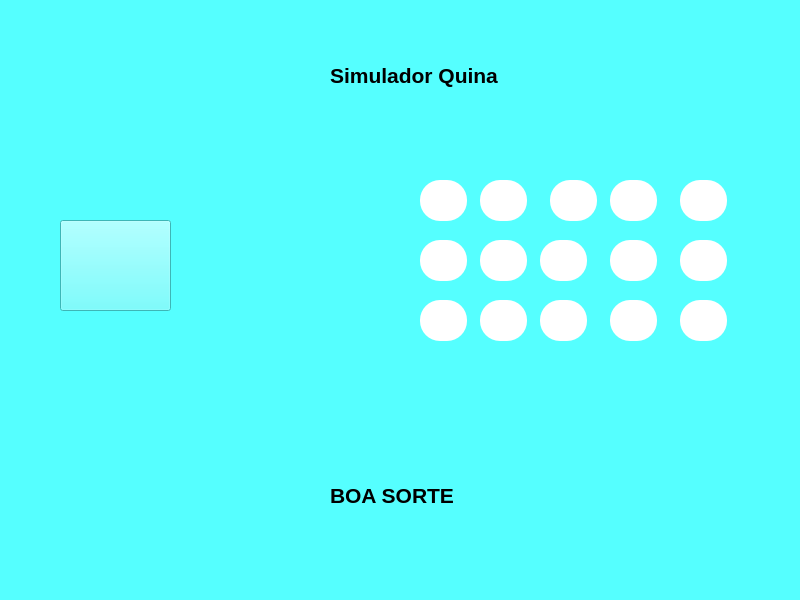
<?xml version="1.0" encoding="UTF-8"?>
<ui version="4.0">
 <class>MainWindow</class>
 <widget class="QMainWindow" name="MainWindow">
  <property name="geometry">
   <rect>
    <x>0</x>
    <y>0</y>
    <width>800</width>
    <height>600</height>
   </rect>
  </property>
  <property name="minimumSize">
   <size>
    <width>101</width>
    <height>101</height>
   </size>
  </property>
  <property name="windowTitle">
   <string>MainWindow</string>
  </property>
  <property name="styleSheet">
   <string notr="true">background-color: rgb(85, 255, 255);</string>
  </property>
  <widget class="QWidget" name="centralwidget">
   <widget class="QPushButton" name="pushButton">
    <property name="geometry">
     <rect>
      <x>60</x>
      <y>220</y>
      <width>111</width>
      <height>91</height>
     </rect>
    </property>
    <property name="text">
     <string/>
    </property>
    <property name="icon">
     <iconset>
      <normaloff>transferir.png</normaloff>transferir.png</iconset>
    </property>
    <property name="iconSize">
     <size>
      <width>70</width>
      <height>70</height>
     </size>
    </property>
   </widget>
   <widget class="QLabel" name="label">
    <property name="geometry">
     <rect>
      <x>420</x>
      <y>180</y>
      <width>47</width>
      <height>41</height>
     </rect>
    </property>
    <property name="font">
     <font>
      <pointsize>14</pointsize>
      <weight>75</weight>
      <bold>true</bold>
     </font>
    </property>
    <property name="styleSheet">
     <string notr="true">background-color: rgb(255, 255, 255);
border-radius:20%;</string>
    </property>
    <property name="text">
     <string/>
    </property>
    <property name="alignment">
     <set>Qt::AlignCenter</set>
    </property>
   </widget>
   <widget class="QLabel" name="label_2">
    <property name="geometry">
     <rect>
      <x>480</x>
      <y>180</y>
      <width>47</width>
      <height>41</height>
     </rect>
    </property>
    <property name="font">
     <font>
      <pointsize>14</pointsize>
      <weight>75</weight>
      <bold>true</bold>
     </font>
    </property>
    <property name="styleSheet">
     <string notr="true">background-color: rgb(255, 255, 255);
border-radius:20%;</string>
    </property>
    <property name="text">
     <string/>
    </property>
    <property name="alignment">
     <set>Qt::AlignCenter</set>
    </property>
   </widget>
   <widget class="QLabel" name="label_3">
    <property name="geometry">
     <rect>
      <x>550</x>
      <y>180</y>
      <width>47</width>
      <height>41</height>
     </rect>
    </property>
    <property name="font">
     <font>
      <pointsize>14</pointsize>
      <weight>75</weight>
      <bold>true</bold>
     </font>
    </property>
    <property name="styleSheet">
     <string notr="true">background-color: rgb(255, 255, 255);
border-radius:20%;</string>
    </property>
    <property name="text">
     <string/>
    </property>
    <property name="alignment">
     <set>Qt::AlignCenter</set>
    </property>
   </widget>
   <widget class="QLabel" name="label_4">
    <property name="geometry">
     <rect>
      <x>610</x>
      <y>180</y>
      <width>47</width>
      <height>41</height>
     </rect>
    </property>
    <property name="font">
     <font>
      <pointsize>14</pointsize>
      <weight>75</weight>
      <bold>true</bold>
     </font>
    </property>
    <property name="styleSheet">
     <string notr="true">background-color: rgb(255, 255, 255);
border-radius:20%;</string>
    </property>
    <property name="text">
     <string/>
    </property>
    <property name="alignment">
     <set>Qt::AlignCenter</set>
    </property>
   </widget>
   <widget class="QLabel" name="label_5">
    <property name="geometry">
     <rect>
      <x>420</x>
      <y>240</y>
      <width>47</width>
      <height>41</height>
     </rect>
    </property>
    <property name="font">
     <font>
      <pointsize>14</pointsize>
      <weight>75</weight>
      <bold>true</bold>
     </font>
    </property>
    <property name="styleSheet">
     <string notr="true">background-color: rgb(255, 255, 255);
border-radius:20%;</string>
    </property>
    <property name="text">
     <string/>
    </property>
    <property name="alignment">
     <set>Qt::AlignCenter</set>
    </property>
   </widget>
   <widget class="QLabel" name="label_6">
    <property name="geometry">
     <rect>
      <x>480</x>
      <y>240</y>
      <width>47</width>
      <height>41</height>
     </rect>
    </property>
    <property name="font">
     <font>
      <pointsize>14</pointsize>
      <weight>75</weight>
      <bold>true</bold>
     </font>
    </property>
    <property name="styleSheet">
     <string notr="true">background-color: rgb(255, 255, 255);
border-radius:20%;</string>
    </property>
    <property name="text">
     <string/>
    </property>
    <property name="alignment">
     <set>Qt::AlignCenter</set>
    </property>
   </widget>
   <widget class="QLabel" name="label_7">
    <property name="geometry">
     <rect>
      <x>540</x>
      <y>240</y>
      <width>47</width>
      <height>41</height>
     </rect>
    </property>
    <property name="font">
     <font>
      <pointsize>14</pointsize>
      <weight>75</weight>
      <bold>true</bold>
     </font>
    </property>
    <property name="styleSheet">
     <string notr="true">background-color: rgb(255, 255, 255);
border-radius:20%;</string>
    </property>
    <property name="text">
     <string/>
    </property>
    <property name="alignment">
     <set>Qt::AlignCenter</set>
    </property>
   </widget>
   <widget class="QLabel" name="label_8">
    <property name="geometry">
     <rect>
      <x>610</x>
      <y>240</y>
      <width>47</width>
      <height>41</height>
     </rect>
    </property>
    <property name="font">
     <font>
      <pointsize>14</pointsize>
      <weight>75</weight>
      <bold>true</bold>
     </font>
    </property>
    <property name="styleSheet">
     <string notr="true">background-color: rgb(255, 255, 255);
border-radius:20%;</string>
    </property>
    <property name="text">
     <string/>
    </property>
    <property name="alignment">
     <set>Qt::AlignCenter</set>
    </property>
   </widget>
   <widget class="QLabel" name="label_9">
    <property name="geometry">
     <rect>
      <x>420</x>
      <y>300</y>
      <width>47</width>
      <height>41</height>
     </rect>
    </property>
    <property name="font">
     <font>
      <pointsize>14</pointsize>
      <weight>75</weight>
      <bold>true</bold>
     </font>
    </property>
    <property name="styleSheet">
     <string notr="true">background-color: rgb(255, 255, 255);
border-radius:20%;</string>
    </property>
    <property name="text">
     <string/>
    </property>
    <property name="alignment">
     <set>Qt::AlignCenter</set>
    </property>
   </widget>
   <widget class="QLabel" name="label_10">
    <property name="geometry">
     <rect>
      <x>480</x>
      <y>300</y>
      <width>47</width>
      <height>41</height>
     </rect>
    </property>
    <property name="font">
     <font>
      <pointsize>14</pointsize>
      <weight>75</weight>
      <bold>true</bold>
     </font>
    </property>
    <property name="styleSheet">
     <string notr="true">background-color: rgb(255, 255, 255);
border-radius:20%;</string>
    </property>
    <property name="text">
     <string/>
    </property>
    <property name="alignment">
     <set>Qt::AlignCenter</set>
    </property>
   </widget>
   <widget class="QLabel" name="label_11">
    <property name="geometry">
     <rect>
      <x>540</x>
      <y>300</y>
      <width>47</width>
      <height>41</height>
     </rect>
    </property>
    <property name="font">
     <font>
      <pointsize>14</pointsize>
      <weight>75</weight>
      <bold>true</bold>
     </font>
    </property>
    <property name="styleSheet">
     <string notr="true">background-color: rgb(255, 255, 255);
border-radius:20%;</string>
    </property>
    <property name="text">
     <string/>
    </property>
    <property name="alignment">
     <set>Qt::AlignCenter</set>
    </property>
   </widget>
   <widget class="QLabel" name="label_12">
    <property name="geometry">
     <rect>
      <x>610</x>
      <y>300</y>
      <width>47</width>
      <height>41</height>
     </rect>
    </property>
    <property name="font">
     <font>
      <pointsize>14</pointsize>
      <weight>75</weight>
      <bold>true</bold>
     </font>
    </property>
    <property name="styleSheet">
     <string notr="true">background-color: rgb(255, 255, 255);
border-radius:20%;</string>
    </property>
    <property name="text">
     <string/>
    </property>
    <property name="alignment">
     <set>Qt::AlignCenter</set>
    </property>
   </widget>
   <widget class="QLabel" name="label_13">
    <property name="geometry">
     <rect>
      <x>680</x>
      <y>300</y>
      <width>47</width>
      <height>41</height>
     </rect>
    </property>
    <property name="font">
     <font>
      <pointsize>14</pointsize>
      <weight>75</weight>
      <bold>true</bold>
     </font>
    </property>
    <property name="styleSheet">
     <string notr="true">background-color: rgb(255, 255, 255);
border-radius:20%;</string>
    </property>
    <property name="text">
     <string/>
    </property>
    <property name="alignment">
     <set>Qt::AlignCenter</set>
    </property>
   </widget>
   <widget class="QLabel" name="label_14">
    <property name="geometry">
     <rect>
      <x>680</x>
      <y>240</y>
      <width>47</width>
      <height>41</height>
     </rect>
    </property>
    <property name="font">
     <font>
      <pointsize>14</pointsize>
      <weight>75</weight>
      <bold>true</bold>
     </font>
    </property>
    <property name="styleSheet">
     <string notr="true">background-color: rgb(255, 255, 255);
border-radius:20%;</string>
    </property>
    <property name="text">
     <string/>
    </property>
    <property name="alignment">
     <set>Qt::AlignCenter</set>
    </property>
   </widget>
   <widget class="QLabel" name="label_15">
    <property name="geometry">
     <rect>
      <x>680</x>
      <y>180</y>
      <width>47</width>
      <height>41</height>
     </rect>
    </property>
    <property name="font">
     <font>
      <pointsize>14</pointsize>
      <weight>75</weight>
      <bold>true</bold>
     </font>
    </property>
    <property name="styleSheet">
     <string notr="true">background-color: rgb(255, 255, 255);
border-radius:20%;</string>
    </property>
    <property name="text">
     <string/>
    </property>
    <property name="alignment">
     <set>Qt::AlignCenter</set>
    </property>
   </widget>
   <widget class="QLabel" name="label_16">
    <property name="geometry">
     <rect>
      <x>330</x>
      <y>60</y>
      <width>181</width>
      <height>31</height>
     </rect>
    </property>
    <property name="font">
     <font>
      <pointsize>16</pointsize>
      <weight>75</weight>
      <bold>true</bold>
     </font>
    </property>
    <property name="text">
     <string>Simulador Quina</string>
    </property>
   </widget>
   <widget class="QLabel" name="label_17">
    <property name="geometry">
     <rect>
      <x>370</x>
      <y>150</y>
      <width>401</width>
      <height>231</height>
     </rect>
    </property>
    <property name="styleSheet">
     <string notr="true">background-color: qconicalgradient(cx:0.5, cy:0.5, angle:0, stop:0 rgba(35, 40, 3, 255), stop:0.16 rgba(136, 106, 22, 255), stop:0.225 rgba(166, 140, 41, 255), stop:0.285 rgba(204, 181, 74, 255), stop:0.345 rgba(235, 219, 102, 255), stop:0.415 rgba(245, 236, 112, 255), stop:0.52 rgba(209, 190, 76, 255), stop:0.57 rgba(187, 156, 51, 255), stop:0.635 rgba(168, 142, 42, 255), stop:0.695 rgba(202, 174, 68, 255), stop:0.75 rgba(218, 202, 86, 255), stop:0.815 rgba(208, 187, 73, 255), stop:0.88 rgba(187, 156, 51, 255), stop:0.935 rgba(137, 108, 26, 255), stop:1 rgba(35, 40, 3, 255));</string>
    </property>
    <property name="text">
     <string/>
    </property>
   </widget>
   <widget class="QLabel" name="label_18">
    <property name="geometry">
     <rect>
      <x>330</x>
      <y>480</y>
      <width>131</width>
      <height>31</height>
     </rect>
    </property>
    <property name="font">
     <font>
      <pointsize>16</pointsize>
      <weight>75</weight>
      <bold>true</bold>
     </font>
    </property>
    <property name="text">
     <string>BOA SORTE</string>
    </property>
   </widget>
   <zorder>label_17</zorder>
   <zorder>pushButton</zorder>
   <zorder>label</zorder>
   <zorder>label_2</zorder>
   <zorder>label_3</zorder>
   <zorder>label_4</zorder>
   <zorder>label_5</zorder>
   <zorder>label_6</zorder>
   <zorder>label_7</zorder>
   <zorder>label_8</zorder>
   <zorder>label_9</zorder>
   <zorder>label_10</zorder>
   <zorder>label_11</zorder>
   <zorder>label_12</zorder>
   <zorder>label_13</zorder>
   <zorder>label_14</zorder>
   <zorder>label_15</zorder>
   <zorder>label_16</zorder>
   <zorder>label_18</zorder>
  </widget>
 </widget>
 <resources/>
 <connections/>
</ui>
